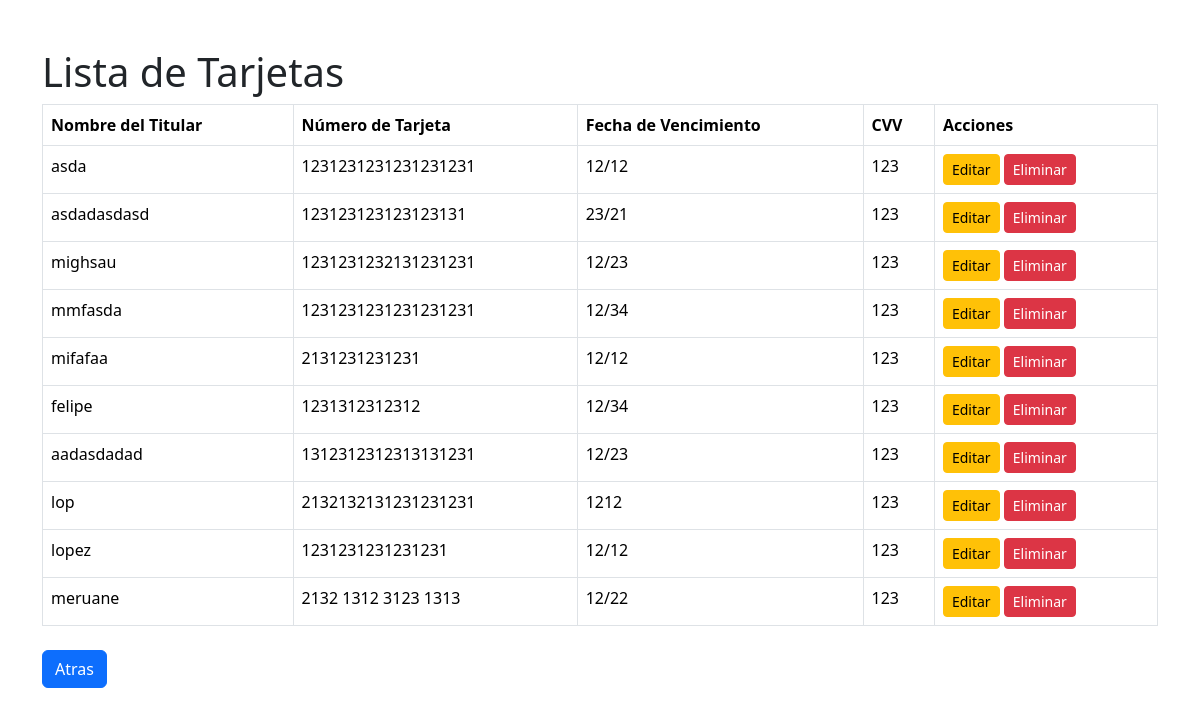
Screenshot of /lista_tarjetas.html with the database file from the repository.
### cliente/models.py (models this page shows, shortened)
class PaymentInfo(models.Model):
    nombre_titular = models.CharField(max_length=100)
    numero_tarjeta = models.CharField(max_length=19)
    fecha_vencimiento = models.CharField(max_length=5)
    cvv = models.CharField(max_length=3)

### cliente/views.py (the view)
# urls.py: path('lista_tarjetas.html',views.lista_tarjetas,name="lista_tarjetas.html"),
def lista_tarjetas(request):
    tarjetas = PaymentInfo.objects.all()  # Obtiene todas las instancias de PaymentInfo desde la base de datos
    context = {'tarjetas': tarjetas}  # Crea el contexto con las tarjetas obtenidas
    return render(request, 'lista_tarjetas.html', context)

### cliente/templates/lista_tarjetas.html (shortened to what this page needs)
<!DOCTYPE html>
<html lang="en">
<head>
    <link href="./static/css/css/bootstrap.min.css" rel="stylesheet">
</head>
<body>
    <div class="container mt-5">
        <h1>Lista de Tarjetas</h1>
        <table class="table table-bordered">
            <thead>
                <tr>
                    <th>Nombre del Titular</th>
                    <th>Número de Tarjeta</th>
                    <th>Fecha de Vencimiento</th>
                    <th>CVV</th>
                    <th>Acciones</th>
                </tr>
            </thead>
            <tbody>
                {% for tarjeta in tarjetas %}
                <tr>
                    <td>{{ tarjeta.nombre_titular }}</td>
                    <td>{{ tarjeta.numero_tarjeta }}</td>
                    <td>{{ tarjeta.fecha_vencimiento }}</td>
                    <td>{{ tarjeta.cvv }}</td>
                    <td>
                        <a href="{% url 'editar_tarjeta' tarjeta.id %}" class="btn btn-warning btn-sm">Editar</a>
                        <a href="{% url 'eliminar_tarjeta' tarjeta.id %}" class="btn btn-danger btn-sm">Eliminar</a>
                    </td>
                </tr>
                {% endfor %}
            </tbody>
        </table>
        <div class="mt-4">
            <a href="GorundZeroCompra.html" class="btn btn-primary">Atras</a>
          </div>
    </div>
</body>
</html>

### rows the page displays
PaymentInfo: nombre_titular "asda", numero_tarjeta "1231231231231231231", fecha_vencimiento "12/12", cvv "123"
PaymentInfo: nombre_titular "asdadasdasd", numero_tarjeta "123123123123123131", fecha_vencimiento "23/21", cvv "123"
PaymentInfo: nombre_titular "mighsau", numero_tarjeta "1231231232131231231", fecha_vencimiento "12/23", cvv "123"
PaymentInfo: nombre_titular "mmfasda", numero_tarjeta "1231231231231231231", fecha_vencimiento "12/34", cvv "123"
PaymentInfo: nombre_titular "mifafaa", numero_tarjeta "2131231231231", fecha_vencimiento "12/12", cvv "123"
PaymentInfo: nombre_titular "felipe", numero_tarjeta "1231312312312", fecha_vencimiento "12/34", cvv "123"
PaymentInfo: nombre_titular "aadasdadad", numero_tarjeta "1312312312313131231", fecha_vencimiento "12/23", cvv "123"
PaymentInfo: nombre_titular "lop", numero_tarjeta "2132132131231231231", fecha_vencimiento "1212", cvv "123"
PaymentInfo: nombre_titular "lopez", numero_tarjeta "1231231231231231", fecha_vencimiento "12/12", cvv "123"
PaymentInfo: nombre_titular "meruane", numero_tarjeta "2132 1312 3123 1313", fecha_vencimiento "12/22", cvv "123"
